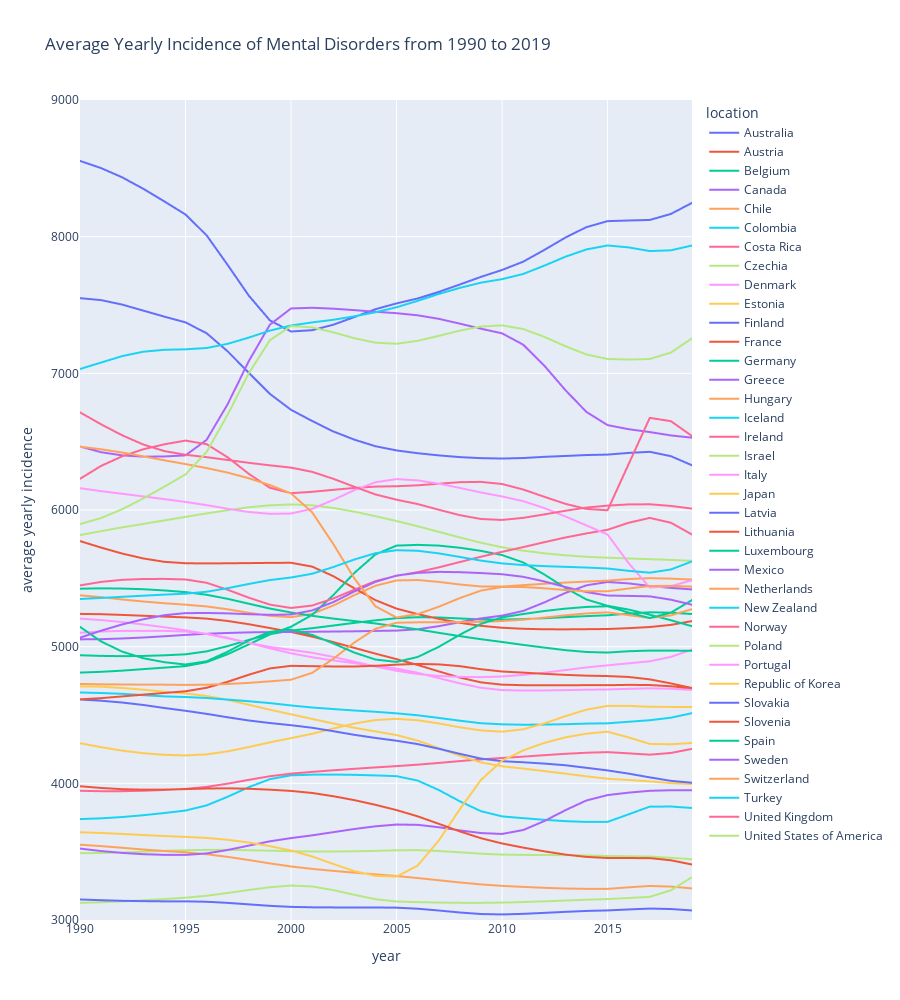

Notebook code cell kept with this figure:
### Code cell
#  linechart incidence timeseries for male youth from OECD countries 

fig = px.line(maleyouthoecd,
                 x="year",
                 y="val",
                 color="location",
                 height= 1000,
                 labels={"val": "average yearly incidence"},
                 title="Average Yearly Incidence of Mental Disorders from 1990 to 2019")

fig.update_layout(yaxis_range=[3000,9000])

fig.show()

### Figure 1 — Plotly figure (JSON) as saved in the notebook; plotly's stock layout.template omitted (floating-point values rounded to 4 significant figures)
{"data": [{"hovertemplate": "location=Australia<br>year=%{x}<br>average yearly incidence=%{y}<extra></extra>", "legendgroup": "Australia", "line": {"color": "#636efa", "dash": "solid"}, "marker": {"symbol": "circle"}, "mode": "lines", "name": "Australia", "showlegend": true, "type": "scattergl", "x": [1990, 1991, 1992, 1993, 1994, 1995, 1996, 1997, 1998, 1999, 2000, 2001, 2002, 2003, 2004, 2005, 2006, 2007, 2008, 2009, 2010, 2011, 2012, 2013, 2014, 2015, 2016, 2017, 2018, 2019], "xaxis": "x", "y": [8554.0, 8502.0, 8434.0, 8350.0, 8258.0, 8162.0, 8010.0, 7792.0, 7568.0, 7387.0, 7306.0, 7316.0, 7355.0, 7412.0, 7469.0, 7512.0, 7548.0, 7596.0, 7650.0, 7706.0, 7756.0, 7817.0, 7903.0, 7993.0, 8070.0, 8114.0, 8118.0, 8122.0, 8166.0, 8247.0], "yaxis": "y"}, {"hovertemplate": "location=Austria<br>year=%{x}<br>average yearly incidence=%{y}<extra></extra>", "legendgroup": "Austria", "line": {"color": "#EF553B", "dash": "solid"}, "marker": {"symbol": "circle"}, "mode": "lines", "name": "Austria", "showlegend": true, "type": "scattergl", "x": [1990, 1991, 1992, 1993, 1994, 1995, 1996, 1997, 1998, 1999, 2000, 2001, 2002, 2003, 2004, 2005, 2006, 2007, 2008, 2009, 2010, 2011, 2012, 2013, 2014, 2015, 2016, 2017, 2018, 2019], "xaxis": "x", "y": [5240.0, 5238.0, 5232.0, 5226.0, 5220.0, 5214.0, 5205.0, 5188.0, 5164.0, 5136.0, 5108.0, 5074.0, 5033.0, 4991.0, 4949.0, 4909.0, 4866.0, 4819.0, 4774.0, 4739.0, 4722.0, 4718.0, 4717.0, 4718.0, 4718.0, 4718.0, 4720.0, 4719.0, 4710.0, 4696.0], "yaxis": "y"}, {"hovertemplate": "location=Belgium<br>year=%{x}<br>average yearly incidence=%{y}<extra></extra>", "legendgroup": "Belgium", "line": {"color": "#00cc96", "dash": "solid"}, "marker": {"symbol": "circle"}, "mode": "lines", "name": "Belgium", "showlegend": true, "type": "scattergl", "x": [1990, 1991, 1992, 1993, 1994, 1995, 1996, 1997, 1998, 1999, 2000, 2001, 2002, 2003, 2004, 2005, 2006, 2007, 2008, 2009, 2010, 2011, 2012, 2013, 2014, 2015, 2016, 2017, 2018, 2019], "xaxis": "x", "y": [4937.0, 4932.0, 4931.0, 4932.0, 4937.0, 4944.0, 4965.0, 5004.0, 5050.0, 5091.0, 5118.0, 5135.0, 5154.0, 5174.0, 5193.0, 5208.0, 5216.0, 5214.0, 5207.0, 5200.0, 5198.0, 5202.0, 5208.0, 5216.0, 5223.0, 5230.0, 5242.0, 5252.0, 5249.0, 5239.0], "yaxis": "y"}, {"hovertemplate": "location=Canada<br>year=%{x}<br>average yearly incidence=%{y}<extra></extra>", "legendgroup": "Canada", "line": {"color": "#ab63fa", "dash": "solid"}, "marker": {"symbol": "circle"}, "mode": "lines", "name": "Canada", "showlegend": true, "type": "scattergl", "x": [1990, 1991, 1992, 1993, 1994, 1995, 1996, 1997, 1998, 1999, 2000, 2001, 2002, 2003, 2004, 2005, 2006, 2007, 2008, 2009, 2010, 2011, 2012, 2013, 2014, 2015, 2016, 2017, 2018, 2019], "xaxis": "x", "y": [5054.0, 5055.0, 5060.0, 5067.0, 5076.0, 5086.0, 5094.0, 5100.0, 5105.0, 5107.0, 5108.0, 5109.0, 5111.0, 5112.0, 5115.0, 5118.0, 5127.0, 5150.0, 5179.0, 5207.0, 5227.0, 5261.0, 5323.0, 5393.0, 5449.0, 5473.0, 5463.0, 5444.0, 5430.0, 5419.0], "yaxis": "y"}, {"hovertemplate": "location=Chile<br>year=%{x}<br>average yearly incidence=%{y}<extra></extra>", "legendgroup": "Chile", "line": {"color": "#FFA15A", "dash": "solid"}, "marker": {"symbol": "circle"}, "mode": "lines", "name": "Chile", "showlegend": true, "type": "scattergl", "x": [1990, 1991, 1992, 1993, 1994, 1995, 1996, 1997, 1998, 1999, 2000, 2001, 2002, 2003, 2004, 2005, 2006, 2007, 2008, 2009, 2010, 2011, 2012, 2013, 2014, 2015, 2016, 2017, 2018, 2019], "xaxis": "x", "y": [5376.0, 5362.0, 5345.0, 5330.0, 5318.0, 5307.0, 5294.0, 5273.0, 5248.0, 5226.0, 5216.0, 5240.0, 5301.0, 5377.0, 5446.0, 5484.0, 5488.0, 5474.0, 5455.0, 5440.0, 5440.0, 5450.0, 5460.0, 5469.0, 5476.0, 5483.0, 5495.0, 5502.0, 5498.0, 5491.0], "yaxis": "y"}, {"hovertemplate": "location=Colombia<br>year=%{x}<br>average yearly incidence=%{y}<extra></extra>", "legendgroup": "Colombia", "line": {"color": "#19d3f3", "dash": "solid"}, "marker": {"symbol": "circle"}, "mode": "lines", "name": "Colombia", "showlegend": true, "type": "scattergl", "x": [1990, 1991, 1992, 1993, 1994, 1995, 1996, 1997, 1998, 1999, 2000, 2001, 2002, 2003, 2004, 2005, 2006, 2007, 2008, 2009, 2010, 2011, 2012, 2013, 2014, 2015, 2016, 2017, 2018, 2019], "xaxis": "x", "y": [3738.0, 3744.0, 3754.0, 3767.0, 3783.0, 3801.0, 3839.0, 3902.0, 3972.0, 4031.0, 4059.0, 4063.0, 4064.0, 4062.0, 4058.0, 4052.0, 4020.0, 3951.0, 3868.0, 3796.0, 3758.0, 3745.0, 3733.0, 3723.0, 3718.0, 3718.0, 3774.0, 3830.0, 3830.0, 3820.0], "yaxis": "y"}, {"hovertemplate": "location=Costa Rica<br>year=%{x}<br>average yearly incidence=%{y}<extra></extra>", "legendgroup": "Costa Rica", "line": {"color": "#FF6692", "dash": "solid"}, "marker": {"symbol": "circle"}, "mode": "lines", "name": "Costa Rica", "showlegend": true, "type": "scattergl", "x": [1990, 1991, 1992, 1993, 1994, 1995, 1996, 1997, 1998, 1999, 2000, 2001, 2002, 2003, 2004, 2005, 2006, 2007, 2008, 2009, 2010, 2011, 2012, 2013, 2014, 2015, 2016, 2017, 2018, 2019], "xaxis": "x", "y": [3946.0, 3942.0, 3943.0, 3946.0, 3952.0, 3959.0, 3974.0, 3998.0, 4026.0, 4052.0, 4071.0, 4084.0, 4095.0, 4106.0, 4117.0, 4126.0, 4137.0, 4149.0, 4163.0, 4175.0, 4186.0, 4195.0, 4206.0, 4216.0, 4224.0, 4228.0, 4219.0, 4210.0, 4222.0, 4252.0], "yaxis": "y"}, {"hovertemplate": "location=Czechia<br>year=%{x}<br>average yearly incidence=%{y}<extra></extra>", "legendgroup": "Czechia", "line": {"color": "#B6E880", "dash": "solid"}, "marker": {"symbol": "circle"}, "mode": "lines", "name": "Czechia", "showlegend": true, "type": "scattergl", "x": [1990, 1991, 1992, 1993, 1994, 1995, 1996, 1997, 1998, 1999, 2000, 2001, 2002, 2003, 2004, 2005, 2006, 2007, 2008, 2009, 2010, 2011, 2012, 2013, 2014, 2015, 2016, 2017, 2018, 2019], "xaxis": "x", "y": [3489.0, 3491.0, 3494.0, 3500.0, 3506.0, 3511.0, 3513.0, 3513.0, 3511.0, 3507.0, 3503.0, 3501.0, 3501.0, 3503.0, 3506.0, 3510.0, 3511.0, 3505.0, 3495.0, 3485.0, 3479.0, 3476.0, 3475.0, 3475.0, 3473.0, 3468.0, 3467.0, 3464.0, 3455.0, 3445.0], "yaxis": "y"}, {"hovertemplate": "location=Denmark<br>year=%{x}<br>average yearly incidence=%{y}<extra></extra>", "legendgroup": "Denmark", "line": {"color": "#FF97FF", "dash": "solid"}, "marker": {"symbol": "circle"}, "mode": "lines", "name": "Denmark", "showlegend": true, "type": "scattergl", "x": [1990, 1991, 1992, 1993, 1994, 1995, 1996, 1997, 1998, 1999, 2000, 2001, 2002, 2003, 2004, 2005, 2006, 2007, 2008, 2009, 2010, 2011, 2012, 2013, 2014, 2015, 2016, 2017, 2018, 2019], "xaxis": "x", "y": [5102.0, 5111.0, 5116.0, 5116.0, 5116.0, 5111.0, 5095.0, 5064.0, 5028.0, 4988.0, 4952.0, 4922.0, 4899.0, 4879.0, 4861.0, 4839.0, 4809.0, 4770.0, 4731.0, 4699.0, 4683.0, 4679.0, 4680.0, 4682.0, 4685.0, 4687.0, 4691.0, 4695.0, 4692.0, 4683.0], "yaxis": "y"}, {"hovertemplate": "location=Estonia<br>year=%{x}<br>average yearly incidence=%{y}<extra></extra>", "legendgroup": "Estonia", "line": {"color": "#FECB52", "dash": "solid"}, "marker": {"symbol": "circle"}, "mode": "lines", "name": "Estonia", "showlegend": true, "type": "scattergl", "x": [1990, 1991, 1992, 1993, 1994, 1995, 1996, 1997, 1998, 1999, 2000, 2001, 2002, 2003, 2004, 2005, 2006, 2007, 2008, 2009, 2010, 2011, 2012, 2013, 2014, 2015, 2016, 2017, 2018, 2019], "xaxis": "x", "y": [4709.0, 4707.0, 4697.0, 4686.0, 4671.0, 4657.0, 4639.0, 4610.0, 4575.0, 4538.0, 4505.0, 4471.0, 4438.0, 4406.0, 4380.0, 4353.0, 4313.0, 4257.0, 4202.0, 4153.0, 4125.0, 4108.0, 4090.0, 4071.0, 4051.0, 4034.0, 4025.0, 4015.0, 4002.0, 3995.0], "yaxis": "y"}, {"hovertemplate": "location=Finland<br>year=%{x}<br>average yearly incidence=%{y}<extra></extra>", "legendgroup": "Finland", "line": {"color": "#636efa", "dash": "solid"}, "marker": {"symbol": "circle"}, "mode": "lines", "name": "Finland", "showlegend": true, "type": "scattergl", "x": [1990, 1991, 1992, 1993, 1994, 1995, 1996, 1997, 1998, 1999, 2000, 2001, 2002, 2003, 2004, 2005, 2006, 2007, 2008, 2009, 2010, 2011, 2012, 2013, 2014, 2015, 2016, 2017, 2018, 2019], "xaxis": "x", "y": [7550.0, 7536.0, 7503.0, 7459.0, 7415.0, 7373.0, 7293.0, 7161.0, 7004.0, 6849.0, 6733.0, 6651.0, 6575.0, 6515.0, 6467.0, 6436.0, 6416.0, 6400.0, 6387.0, 6379.0, 6377.0, 6380.0, 6389.0, 6395.0, 6402.0, 6405.0, 6418.0, 6426.0, 6394.0, 6327.0], "yaxis": "y"}, {"hovertemplate": "location=France<br>year=%{x}<br>average yearly incidence=%{y}<extra></extra>", "legendgroup": "France", "line": {"color": "#EF553B", "dash": "solid"}, "marker": {"symbol": "circle"}, "mode": "lines", "name": "France", "showlegend": true, "type": "scattergl", "x": [1990, 1991, 1992, 1993, 1994, 1995, 1996, 1997, 1998, 1999, 2000, 2001, 2002, 2003, 2004, 2005, 2006, 2007, 2008, 2009, 2010, 2011, 2012, 2013, 2014, 2015, 2016, 2017, 2018, 2019], "xaxis": "x", "y": [5773.0, 5725.0, 5681.0, 5645.0, 5621.0, 5610.0, 5609.0, 5610.0, 5612.0, 5613.0, 5614.0, 5586.0, 5516.0, 5427.0, 5340.0, 5278.0, 5238.0, 5203.0, 5175.0, 5153.0, 5138.0, 5131.0, 5127.0, 5127.0, 5128.0, 5129.0, 5135.0, 5144.0, 5159.0, 5187.0], "yaxis": "y"}, {"hovertemplate": "location=Germany<br>year=%{x}<br>average yearly incidence=%{y}<extra></extra>", "legendgroup": "Germany", "line": {"color": "#00cc96", "dash": "solid"}, "marker": {"symbol": "circle"}, "mode": "lines", "name": "Germany", "showlegend": true, "type": "scattergl", "x": [1990, 1991, 1992, 1993, 1994, 1995, 1996, 1997, 1998, 1999, 2000, 2001, 2002, 2003, 2004, 2005, 2006, 2007, 2008, 2009, 2010, 2011, 2012, 2013, 2014, 2015, 2016, 2017, 2018, 2019], "xaxis": "x", "y": [4810.0, 4816.0, 4825.0, 4836.0, 4847.0, 4858.0, 4887.0, 4945.0, 5017.0, 5089.0, 5146.0, 5232.0, 5377.0, 5540.0, 5675.0, 5740.0, 5745.0, 5740.0, 5724.0, 5701.0, 5670.0, 5616.0, 5528.0, 5430.0, 5345.0, 5299.0, 5271.0, 5234.0, 5193.0, 5150.0], "yaxis": "y"}, {"hovertemplate": "location=Greece<br>year=%{x}<br>average yearly incidence=%{y}<extra></extra>", "legendgroup": "Greece", "line": {"color": "#ab63fa", "dash": "solid"}, "marker": {"symbol": "circle"}, "mode": "lines", "name": "Greece", "showlegend": true, "type": "scattergl", "x": [1990, 1991, 1992, 1993, 1994, 1995, 1996, 1997, 1998, 1999, 2000, 2001, 2002, 2003, 2004, 2005, 2006, 2007, 2008, 2009, 2010, 2011, 2012, 2013, 2014, 2015, 2016, 2017, 2018, 2019], "xaxis": "x", "y": [6465.0, 6423.0, 6400.0, 6390.0, 6392.0, 6400.0, 6513.0, 6775.0, 7090.0, 7356.0, 7475.0, 7480.0, 7473.0, 7462.0, 7451.0, 7440.0, 7425.0, 7399.0, 7363.0, 7327.0, 7293.0, 7210.0, 7057.0, 6877.0, 6717.0, 6621.0, 6591.0, 6570.0, 6546.0, 6529.0], "yaxis": "y"}, {"hovertemplate": "location=Hungary<br>year=%{x}<br>average yearly incidence=%{y}<extra></extra>", "legendgroup": "Hungary", "line": {"color": "#FFA15A", "dash": "solid"}, "marker": {"symbol": "circle"}, "mode": "lines", "name": "Hungary", "showlegend": true, "type": "scattergl", "x": [1990, 1991, 1992, 1993, 1994, 1995, 1996, 1997, 1998, 1999, 2000, 2001, 2002, 2003, 2004, 2005, 2006, 2007, 2008, 2009, 2010, 2011, 2012, 2013, 2014, 2015, 2016, 2017, 2018, 2019], "xaxis": "x", "y": [3551.0, 3541.0, 3528.0, 3516.0, 3505.0, 3495.0, 3481.0, 3462.0, 3439.0, 3414.0, 3392.0, 3374.0, 3359.0, 3346.0, 3334.0, 3322.0, 3307.0, 3291.0, 3275.0, 3260.0, 3250.0, 3242.0, 3236.0, 3231.0, 3228.0, 3228.0, 3239.0, 3249.0, 3244.0, 3231.0], "yaxis": "y"}, {"hovertemplate": "location=Iceland<br>year=%{x}<br>average yearly incidence=%{y}<extra></extra>", "legendgroup": "Iceland", "line": {"color": "#19d3f3", "dash": "solid"}, "marker": {"symbol": "circle"}, "mode": "lines", "name": "Iceland", "showlegend": true, "type": "scattergl", "x": [1990, 1991, 1992, 1993, 1994, 1995, 1996, 1997, 1998, 1999, 2000, 2001, 2002, 2003, 2004, 2005, 2006, 2007, 2008, 2009, 2010, 2011, 2012, 2013, 2014, 2015, 2016, 2017, 2018, 2019], "xaxis": "x", "y": [4665.0, 4661.0, 4655.0, 4645.0, 4636.0, 4631.0, 4624.0, 4613.0, 4601.0, 4587.0, 4570.0, 4555.0, 4544.0, 4533.0, 4524.0, 4512.0, 4498.0, 4479.0, 4458.0, 4440.0, 4432.0, 4429.0, 4430.0, 4433.0, 4437.0, 4439.0, 4451.0, 4462.0, 4480.0, 4514.0], "yaxis": "y"}, {"hovertemplate": "location=Ireland<br>year=%{x}<br>average yearly incidence=%{y}<extra></extra>", "legendgroup": "Ireland", "line": {"color": "#FF6692", "dash": "solid"}, "marker": {"symbol": "circle"}, "mode": "lines", "name": "Ireland", "showlegend": true, "type": "scattergl", "x": [1990, 1991, 1992, 1993, 1994, 1995, 1996, 1997, 1998, 1999, 2000, 2001, 2002, 2003, 2004, 2005, 2006, 2007, 2008, 2009, 2010, 2011, 2012, 2013, 2014, 2015, 2016, 2017, 2018, 2019], "xaxis": "x", "y": [6228.0, 6323.0, 6393.0, 6444.0, 6481.0, 6508.0, 6482.0, 6385.0, 6265.0, 6162.0, 6123.0, 6133.0, 6148.0, 6161.0, 6171.0, 6174.0, 6181.0, 6192.0, 6204.0, 6206.0, 6190.0, 6150.0, 6097.0, 6045.0, 6007.0, 5998.0, 6337.0, 6674.0, 6650.0, 6542.0], "yaxis": "y"}, {"hovertemplate": "location=Israel<br>year=%{x}<br>average yearly incidence=%{y}<extra></extra>", "legendgroup": "Israel", "line": {"color": "#B6E880", "dash": "solid"}, "marker": {"symbol": "circle"}, "mode": "lines", "name": "Israel", "showlegend": true, "type": "scattergl", "x": [1990, 1991, 1992, 1993, 1994, 1995, 1996, 1997, 1998, 1999, 2000, 2001, 2002, 2003, 2004, 2005, 2006, 2007, 2008, 2009, 2010, 2011, 2012, 2013, 2014, 2015, 2016, 2017, 2018, 2019], "xaxis": "x", "y": [5817.0, 5845.0, 5873.0, 5898.0, 5924.0, 5950.0, 5975.0, 5999.0, 6020.0, 6034.0, 6041.0, 6034.0, 6015.0, 5988.0, 5955.0, 5919.0, 5881.0, 5840.0, 5799.0, 5760.0, 5727.0, 5702.0, 5683.0, 5669.0, 5658.0, 5651.0, 5645.0, 5640.0, 5635.0, 5628.0], "yaxis": "y"}, {"hovertemplate": "location=Italy<br>year=%{x}<br>average yearly incidence=%{y}<extra></extra>", "legendgroup": "Italy", "line": {"color": "#FF97FF", "dash": "solid"}, "marker": {"symbol": "circle"}, "mode": "lines", "name": "Italy", "showlegend": true, "type": "scattergl", "x": [1990, 1991, 1992, 1993, 1994, 1995, 1996, 1997, 1998, 1999, 2000, 2001, 2002, 2003, 2004, 2005, 2006, 2007, 2008, 2009, 2010, 2011, 2012, 2013, 2014, 2015, 2016, 2017, 2018, 2019], "xaxis": "x", "y": [5205.0, 5195.0, 5180.0, 5162.0, 5142.0, 5120.0, 5093.0, 5060.0, 5028.0, 4998.0, 4977.0, 4955.0, 4925.0, 4890.0, 4855.0, 4823.0, 4800.0, 4786.0, 4779.0, 4777.0, 4782.0, 4793.0, 4810.0, 4829.0, 4848.0, 4863.0, 4878.0, 4893.0, 4925.0, 4979.0], "yaxis": "y"}, {"hovertemplate": "location=Japan<br>year=%{x}<br>average yearly incidence=%{y}<extra></extra>", "legendgroup": "Japan", "line": {"color": "#FECB52", "dash": "solid"}, "marker": {"symbol": "circle"}, "mode": "lines", "name": "Japan", "showlegend": true, "type": "scattergl", "x": [1990, 1991, 1992, 1993, 1994, 1995, 1996, 1997, 1998, 1999, 2000, 2001, 2002, 2003, 2004, 2005, 2006, 2007, 2008, 2009, 2010, 2011, 2012, 2013, 2014, 2015, 2016, 2017, 2018, 2019], "xaxis": "x", "y": [4294.0, 4265.0, 4239.0, 4220.0, 4209.0, 4204.0, 4212.0, 4234.0, 4265.0, 4300.0, 4331.0, 4363.0, 4401.0, 4437.0, 4463.0, 4472.0, 4462.0, 4438.0, 4410.0, 4387.0, 4378.0, 4396.0, 4438.0, 4491.0, 4539.0, 4567.0, 4567.0, 4560.0, 4559.0, 4559.0], "yaxis": "y"}, {"hovertemplate": "location=Latvia<br>year=%{x}<br>average yearly incidence=%{y}<extra></extra>", "legendgroup": "Latvia", "line": {"color": "#636efa", "dash": "solid"}, "marker": {"symbol": "circle"}, "mode": "lines", "name": "Latvia", "showlegend": true, "type": "scattergl", "x": [1990, 1991, 1992, 1993, 1994, 1995, 1996, 1997, 1998, 1999, 2000, 2001, 2002, 2003, 2004, 2005, 2006, 2007, 2008, 2009, 2010, 2011, 2012, 2013, 2014, 2015, 2016, 2017, 2018, 2019], "xaxis": "x", "y": [4613.0, 4605.0, 4591.0, 4573.0, 4551.0, 4531.0, 4508.0, 4483.0, 4460.0, 4441.0, 4425.0, 4407.0, 4382.0, 4355.0, 4332.0, 4312.0, 4287.0, 4253.0, 4216.0, 4181.0, 4162.0, 4154.0, 4144.0, 4132.0, 4114.0, 4094.0, 4071.0, 4043.0, 4018.0, 4004.0], "yaxis": "y"}, {"hovertemplate": "location=Lithuania<br>year=%{x}<br>average yearly incidence=%{y}<extra></extra>", "legendgroup": "Lithuania", "line": {"color": "#EF553B", "dash": "solid"}, "marker": {"symbol": "circle"}, "mode": "lines", "name": "Lithuania", "showlegend": true, "type": "scattergl", "x": [1990, 1991, 1992, 1993, 1994, 1995, 1996, 1997, 1998, 1999, 2000, 2001, 2002, 2003, 2004, 2005, 2006, 2007, 2008, 2009, 2010, 2011, 2012, 2013, 2014, 2015, 2016, 2017, 2018, 2019], "xaxis": "x", "y": [4615.0, 4623.0, 4636.0, 4649.0, 4661.0, 4674.0, 4699.0, 4743.0, 4795.0, 4841.0, 4860.0, 4857.0, 4855.0, 4855.0, 4860.0, 4868.0, 4874.0, 4870.0, 4857.0, 4835.0, 4818.0, 4810.0, 4801.0, 4793.0, 4788.0, 4785.0, 4778.0, 4761.0, 4731.0, 4697.0], "yaxis": "y"}, {"hovertemplate": "location=Luxembourg<br>year=%{x}<br>average yearly incidence=%{y}<extra></extra>", "legendgroup": "Luxembourg", "line": {"color": "#00cc96", "dash": "solid"}, "marker": {"symbol": "circle"}, "mode": "lines", "name": "Luxembourg", "showlegend": true, "type": "scattergl", "x": [1990, 1991, 1992, 1993, 1994, 1995, 1996, 1997, 1998, 1999, 2000, 2001, 2002, 2003, 2004, 2005, 2006, 2007, 2008, 2009, 2010, 2011, 2012, 2013, 2014, 2015, 2016, 2017, 2018, 2019], "xaxis": "x", "y": [5424.0, 5427.0, 5425.0, 5420.0, 5411.0, 5399.0, 5380.0, 5350.0, 5314.0, 5279.0, 5250.0, 5226.0, 5205.0, 5187.0, 5170.0, 5149.0, 5126.0, 5101.0, 5077.0, 5055.0, 5034.0, 5013.0, 4993.0, 4974.0, 4961.0, 4957.0, 4967.0, 4971.0, 4971.0, 4970.0], "yaxis": "y"}, {"hovertemplate": "location=Mexico<br>year=%{x}<br>average yearly incidence=%{y}<extra></extra>", "legendgroup": "Mexico", "line": {"color": "#ab63fa", "dash": "solid"}, "marker": {"symbol": "circle"}, "mode": "lines", "name": "Mexico", "showlegend": true, "type": "scattergl", "x": [1990, 1991, 1992, 1993, 1994, 1995, 1996, 1997, 1998, 1999, 2000, 2001, 2002, 2003, 2004, 2005, 2006, 2007, 2008, 2009, 2010, 2011, 2012, 2013, 2014, 2015, 2016, 2017, 2018, 2019], "xaxis": "x", "y": [3523.0, 3505.0, 3491.0, 3482.0, 3477.0, 3476.0, 3487.0, 3512.0, 3544.0, 3576.0, 3599.0, 3619.0, 3643.0, 3666.0, 3686.0, 3698.0, 3696.0, 3679.0, 3656.0, 3636.0, 3630.0, 3658.0, 3724.0, 3803.0, 3875.0, 3914.0, 3932.0, 3945.0, 3950.0, 3949.0], "yaxis": "y"}, {"hovertemplate": "location=Netherlands<br>year=%{x}<br>average yearly incidence=%{y}<extra></extra>", "legendgroup": "Netherlands", "line": {"color": "#FFA15A", "dash": "solid"}, "marker": {"symbol": "circle"}, "mode": "lines", "name": "Netherlands", "showlegend": true, "type": "scattergl", "x": [1990, 1991, 1992, 1993, 1994, 1995, 1996, 1997, 1998, 1999, 2000, 2001, 2002, 2003, 2004, 2005, 2006, 2007, 2008, 2009, 2010, 2011, 2012, 2013, 2014, 2015, 2016, 2017, 2018, 2019], "xaxis": "x", "y": [4727.0, 4725.0, 4723.0, 4722.0, 4722.0, 4720.0, 4722.0, 4727.0, 4735.0, 4746.0, 4758.0, 4808.0, 4911.0, 5031.0, 5131.0, 5175.0, 5178.0, 5179.0, 5180.0, 5182.0, 5187.0, 5197.0, 5213.0, 5229.0, 5243.0, 5251.0, 5231.0, 5210.0, 5229.0, 5275.0], "yaxis": "y"}, {"hovertemplate": "location=New Zealand<br>year=%{x}<br>average yearly incidence=%{y}<extra></extra>", "legendgroup": "New Zealand", "line": {"color": "#19d3f3", "dash": "solid"}, "marker": {"symbol": "circle"}, "mode": "lines", "name": "New Zealand", "showlegend": true, "type": "scattergl", "x": [1990, 1991, 1992, 1993, 1994, 1995, 1996, 1997, 1998, 1999, 2000, 2001, 2002, 2003, 2004, 2005, 2006, 2007, 2008, 2009, 2010, 2011, 2012, 2013, 2014, 2015, 2016, 2017, 2018, 2019], "xaxis": "x", "y": [7032.0, 7079.0, 7126.0, 7158.0, 7172.0, 7176.0, 7185.0, 7216.0, 7262.0, 7313.0, 7350.0, 7373.0, 7392.0, 7417.0, 7447.0, 7484.0, 7530.0, 7581.0, 7625.0, 7663.0, 7689.0, 7727.0, 7788.0, 7853.0, 7907.0, 7936.0, 7921.0, 7895.0, 7900.0, 7935.0], "yaxis": "y"}, {"hovertemplate": "location=Norway<br>year=%{x}<br>average yearly incidence=%{y}<extra></extra>", "legendgroup": "Norway", "line": {"color": "#FF6692", "dash": "solid"}, "marker": {"symbol": "circle"}, "mode": "lines", "name": "Norway", "showlegend": true, "type": "scattergl", "x": [1990, 1991, 1992, 1993, 1994, 1995, 1996, 1997, 1998, 1999, 2000, 2001, 2002, 2003, 2004, 2005, 2006, 2007, 2008, 2009, 2010, 2011, 2012, 2013, 2014, 2015, 2016, 2017, 2018, 2019], "xaxis": "x", "y": [5448.0, 5474.0, 5489.0, 5495.0, 5496.0, 5492.0, 5467.0, 5416.0, 5358.0, 5308.0, 5283.0, 5301.0, 5352.0, 5417.0, 5479.0, 5519.0, 5545.0, 5580.0, 5619.0, 5658.0, 5694.0, 5728.0, 5764.0, 5799.0, 5829.0, 5855.0, 5907.0, 5942.0, 5907.0, 5821.0], "yaxis": "y"}, {"hovertemplate": "location=Poland<br>year=%{x}<br>average yearly incidence=%{y}<extra></extra>", "legendgroup": "Poland", "line": {"color": "#B6E880", "dash": "solid"}, "marker": {"symbol": "circle"}, "mode": "lines", "name": "Poland", "showlegend": true, "type": "scattergl", "x": [1990, 1991, 1992, 1993, 1994, 1995, 1996, 1997, 1998, 1999, 2000, 2001, 2002, 2003, 2004, 2005, 2006, 2007, 2008, 2009, 2010, 2011, 2012, 2013, 2014, 2015, 2016, 2017, 2018, 2019], "xaxis": "x", "y": [3125.0, 3130.0, 3136.0, 3144.0, 3153.0, 3163.0, 3177.0, 3198.0, 3220.0, 3240.0, 3252.0, 3245.0, 3219.0, 3184.0, 3152.0, 3135.0, 3131.0, 3128.0, 3126.0, 3126.0, 3127.0, 3131.0, 3137.0, 3142.0, 3148.0, 3153.0, 3161.0, 3169.0, 3217.0, 3313.0], "yaxis": "y"}, {"hovertemplate": "location=Portugal<br>year=%{x}<br>average yearly incidence=%{y}<extra></extra>", "legendgroup": "Portugal", "line": {"color": "#FF97FF", "dash": "solid"}, "marker": {"symbol": "circle"}, "mode": "lines", "name": "Portugal", "showlegend": true, "type": "scattergl", "x": [1990, 1991, 1992, 1993, 1994, 1995, 1996, 1997, 1998, 1999, 2000, 2001, 2002, 2003, 2004, 2005, 2006, 2007, 2008, 2009, 2010, 2011, 2012, 2013, 2014, 2015, 2016, 2017, 2018, 2019], "xaxis": "x", "y": [6159.0, 6138.0, 6119.0, 6099.0, 6079.0, 6059.0, 6035.0, 6009.0, 5985.0, 5972.0, 5974.0, 6009.0, 6073.0, 6145.0, 6203.0, 6226.0, 6217.0, 6193.0, 6161.0, 6128.0, 6099.0, 6065.0, 6014.0, 5953.0, 5887.0, 5821.0, 5610.0, 5433.0, 5442.0, 5486.0], "yaxis": "y"}, {"hovertemplate": "location=Republic of Korea<br>year=%{x}<br>average yearly incidence=%{y}<extra></extra>", "legendgroup": "Republic of Korea", "line": {"color": "#FECB52", "dash": "solid"}, "marker": {"symbol": "circle"}, "mode": "lines", "name": "Republic of Korea", "showlegend": true, "type": "scattergl", "x": [1990, 1991, 1992, 1993, 1994, 1995, 1996, 1997, 1998, 1999, 2000, 2001, 2002, 2003, 2004, 2005, 2006, 2007, 2008, 2009, 2010, 2011, 2012, 2013, 2014, 2015, 2016, 2017, 2018, 2019], "xaxis": "x", "y": [3642.0, 3637.0, 3630.0, 3622.0, 3614.0, 3608.0, 3601.0, 3587.0, 3567.0, 3540.0, 3508.0, 3465.0, 3410.0, 3358.0, 3323.0, 3317.0, 3398.0, 3582.0, 3811.0, 4025.0, 4165.0, 4241.0, 4296.0, 4336.0, 4364.0, 4378.0, 4336.0, 4288.0, 4286.0, 4295.0], "yaxis": "y"}, {"hovertemplate": "location=Slovakia<br>year=%{x}<br>average yearly incidence=%{y}<extra></extra>", "legendgroup": "Slovakia", "line": {"color": "#636efa", "dash": "solid"}, "marker": {"symbol": "circle"}, "mode": "lines", "name": "Slovakia", "showlegend": true, "type": "scattergl", "x": [1990, 1991, 1992, 1993, 1994, 1995, 1996, 1997, 1998, 1999, 2000, 2001, 2002, 2003, 2004, 2005, 2006, 2007, 2008, 2009, 2010, 2011, 2012, 2013, 2014, 2015, 2016, 2017, 2018, 2019], "xaxis": "x", "y": [3150.0, 3145.0, 3140.0, 3138.0, 3137.0, 3137.0, 3134.0, 3125.0, 3114.0, 3104.0, 3096.0, 3093.0, 3092.0, 3092.0, 3092.0, 3090.0, 3083.0, 3069.0, 3055.0, 3044.0, 3041.0, 3045.0, 3052.0, 3060.0, 3066.0, 3070.0, 3077.0, 3084.0, 3080.0, 3070.0], "yaxis": "y"}, {"hovertemplate": "location=Slovenia<br>year=%{x}<br>average yearly incidence=%{y}<extra></extra>", "legendgroup": "Slovenia", "line": {"color": "#EF553B", "dash": "solid"}, "marker": {"symbol": "circle"}, "mode": "lines", "name": "Slovenia", "showlegend": true, "type": "scattergl", "x": [1990, 1991, 1992, 1993, 1994, 1995, 1996, 1997, 1998, 1999, 2000, 2001, 2002, 2003, 2004, 2005, 2006, 2007, 2008, 2009, 2010, 2011, 2012, 2013, 2014, 2015, 2016, 2017, 2018, 2019], "xaxis": "x", "y": [3979.0, 3966.0, 3957.0, 3954.0, 3954.0, 3958.0, 3962.0, 3964.0, 3960.0, 3953.0, 3944.0, 3930.0, 3906.0, 3877.0, 3843.0, 3804.0, 3759.0, 3704.0, 3648.0, 3598.0, 3560.0, 3530.0, 3502.0, 3479.0, 3462.0, 3454.0, 3453.0, 3453.0, 3437.0, 3406.0], "yaxis": "y"}, {"hovertemplate": "location=Spain<br>year=%{x}<br>average yearly incidence=%{y}<extra></extra>", "legendgroup": "Spain", "line": {"color": "#00cc96", "dash": "solid"}, "marker": {"symbol": "circle"}, "mode": "lines", "name": "Spain", "showlegend": true, "type": "scattergl", "x": [1990, 1991, 1992, 1993, 1994, 1995, 1996, 1997, 1998, 1999, 2000, 2001, 2002, 2003, 2004, 2005, 2006, 2007, 2008, 2009, 2010, 2011, 2012, 2013, 2014, 2015, 2016, 2017, 2018, 2019], "xaxis": "x", "y": [5145.0, 5038.0, 4964.0, 4915.0, 4886.0, 4869.0, 4893.0, 4963.0, 5046.0, 5109.0, 5124.0, 5086.0, 5024.0, 4957.0, 4906.0, 4889.0, 4924.0, 4999.0, 5088.0, 5167.0, 5214.0, 5239.0, 5261.0, 5278.0, 5291.0, 5296.0, 5250.0, 5209.0, 5249.0, 5341.0], "yaxis": "y"}, {"hovertemplate": "location=Sweden<br>year=%{x}<br>average yearly incidence=%{y}<extra></extra>", "legendgroup": "Sweden", "line": {"color": "#ab63fa", "dash": "solid"}, "marker": {"symbol": "circle"}, "mode": "lines", "name": "Sweden", "showlegend": true, "type": "scattergl", "x": [1990, 1991, 1992, 1993, 1994, 1995, 1996, 1997, 1998, 1999, 2000, 2001, 2002, 2003, 2004, 2005, 2006, 2007, 2008, 2009, 2010, 2011, 2012, 2013, 2014, 2015, 2016, 2017, 2018, 2019], "xaxis": "x", "y": [5066.0, 5117.0, 5163.0, 5201.0, 5230.0, 5245.0, 5246.0, 5244.0, 5237.0, 5233.0, 5235.0, 5265.0, 5326.0, 5404.0, 5474.0, 5520.0, 5540.0, 5547.0, 5545.0, 5539.0, 5530.0, 5511.0, 5477.0, 5436.0, 5399.0, 5374.0, 5371.0, 5368.0, 5344.0, 5307.0], "yaxis": "y"}, {"hovertemplate": "location=Switzerland<br>year=%{x}<br>average yearly incidence=%{y}<extra></extra>", "legendgroup": "Switzerland", "line": {"color": "#FFA15A", "dash": "solid"}, "marker": {"symbol": "circle"}, "mode": "lines", "name": "Switzerland", "showlegend": true, "type": "scattergl", "x": [1990, 1991, 1992, 1993, 1994, 1995, 1996, 1997, 1998, 1999, 2000, 2001, 2002, 2003, 2004, 2005, 2006, 2007, 2008, 2009, 2010, 2011, 2012, 2013, 2014, 2015, 2016, 2017, 2018, 2019], "xaxis": "x", "y": [6463.0, 6444.0, 6420.0, 6392.0, 6363.0, 6336.0, 6307.0, 6273.0, 6232.0, 6183.0, 6121.0, 5983.0, 5752.0, 5499.0, 5295.0, 5213.0, 5238.0, 5292.0, 5356.0, 5410.0, 5437.0, 5437.0, 5427.0, 5415.0, 5405.0, 5405.0, 5426.0, 5444.0, 5445.0, 5439.0], "yaxis": "y"}, {"hovertemplate": "location=Turkey<br>year=%{x}<br>average yearly incidence=%{y}<extra></extra>", "legendgroup": "Turkey", "line": {"color": "#19d3f3", "dash": "solid"}, "marker": {"symbol": "circle"}, "mode": "lines", "name": "Turkey", "showlegend": true, "type": "scattergl", "x": [1990, 1991, 1992, 1993, 1994, 1995, 1996, 1997, 1998, 1999, 2000, 2001, 2002, 2003, 2004, 2005, 2006, 2007, 2008, 2009, 2010, 2011, 2012, 2013, 2014, 2015, 2016, 2017, 2018, 2019], "xaxis": "x", "y": [5349.0, 5357.0, 5365.0, 5373.0, 5381.0, 5388.0, 5402.0, 5428.0, 5459.0, 5487.0, 5506.0, 5533.0, 5582.0, 5638.0, 5684.0, 5706.0, 5702.0, 5683.0, 5656.0, 5630.0, 5609.0, 5597.0, 5589.0, 5584.0, 5579.0, 5572.0, 5555.0, 5541.0, 5565.0, 5624.0], "yaxis": "y"}, {"hovertemplate": "location=United Kingdom<br>year=%{x}<br>average yearly incidence=%{y}<extra></extra>", "legendgroup": "United Kingdom", "line": {"color": "#FF6692", "dash": "solid"}, "marker": {"symbol": "circle"}, "mode": "lines", "name": "United Kingdom", "showlegend": true, "type": "scattergl", "x": [1990, 1991, 1992, 1993, 1994, 1995, 1996, 1997, 1998, 1999, 2000, 2001, 2002, 2003, 2004, 2005, 2006, 2007, 2008, 2009, 2010, 2011, 2012, 2013, 2014, 2015, 2016, 2017, 2018, 2019], "xaxis": "x", "y": [6714.0, 6627.0, 6546.0, 6479.0, 6431.0, 6404.0, 6387.0, 6366.0, 6345.0, 6327.0, 6310.0, 6279.0, 6228.0, 6170.0, 6114.0, 6075.0, 6043.0, 6002.0, 5962.0, 5934.0, 5927.0, 5942.0, 5968.0, 5995.0, 6018.0, 6032.0, 6041.0, 6042.0, 6030.0, 6010.0], "yaxis": "y"}, {"hovertemplate": "location=United States of America<br>year=%{x}<br>average yearly incidence=%{y}<extra></extra>", "legendgroup": "United States of America", "line": {"color": "#B6E880", "dash": "solid"}, "marker": {"symbol": "circle"}, "mode": "lines", "name": "United States of America", "showlegend": true, "type": "scattergl", "x": [1990, 1991, 1992, 1993, 1994, 1995, 1996, 1997, 1998, 1999, 2000, 2001, 2002, 2003, 2004, 2005, 2006, 2007, 2008, 2009, 2010, 2011, 2012, 2013, 2014, 2015, 2016, 2017, 2018, 2019], "xaxis": "x", "y": [5897.0, 5941.0, 6006.0, 6085.0, 6171.0, 6260.0, 6425.0, 6699.0, 7001.0, 7243.0, 7346.0, 7336.0, 7300.0, 7257.0, 7224.0, 7216.0, 7238.0, 7274.0, 7313.0, 7342.0, 7351.0, 7324.0, 7267.0, 7198.0, 7138.0, 7105.0, 7101.0, 7105.0, 7152.0, 7256.0], "yaxis": "y"}], "layout": {"height": 1000, "legend": {"title": {"text": "location"}, "tracegroupgap": 0}, "title": {"text": "Average Yearly Incidence of Mental Disorders from 1990 to 2019"}, "xaxis": {"anchor": "y", "domain": [0, 1], "title": {"text": "year"}}, "yaxis": {"anchor": "x", "domain": [0, 1], "range": [3000, 9000], "title": {"text": "average yearly incidence"}}}}
